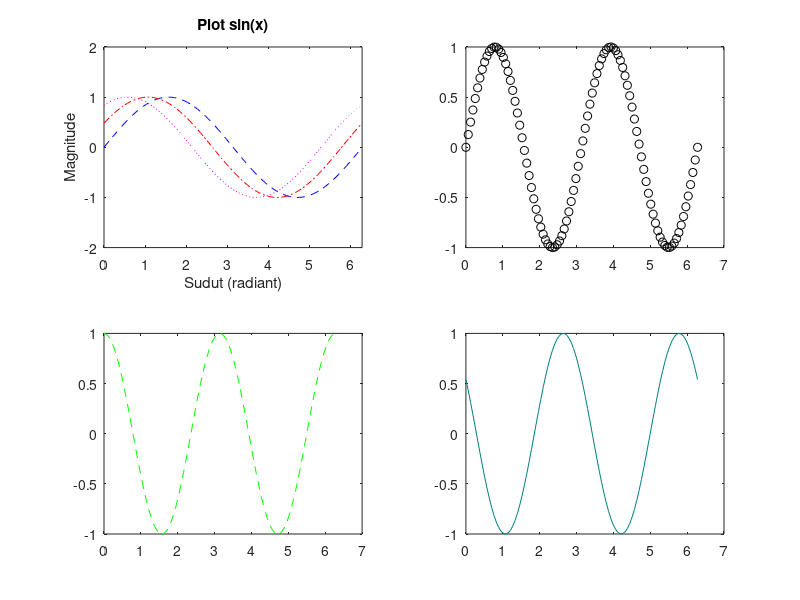

MATLAB code for this plot:
clear
clc

x = linspace(0, 2*pi, 100);
y1 = sin(x);
y2 = sin(x+0.5);
y3 = sin(x+1);
y4 = sin(x*2);
y5 = cos(x*2);
y6 = cos(x*2 + 1);

% hold on; hold off

% plot
figure(1)
subplot(2,2,1)
plot(x,y1,'b--', x,y2,'r-.' , x,y3,'m:');
axis([0 2*pi -2 2]);

title('Plot sin(x)');
xlabel('Sudut (radiant)');
ylabel('Magnitude');

subplot(2,2,2)
plot(x,y4,'ko')

subplot(2,2,3)
plot(x,y5,'g--')

subplot(2,2,4)
plot(x,y6,'Color',[0 0.5 0.5])


